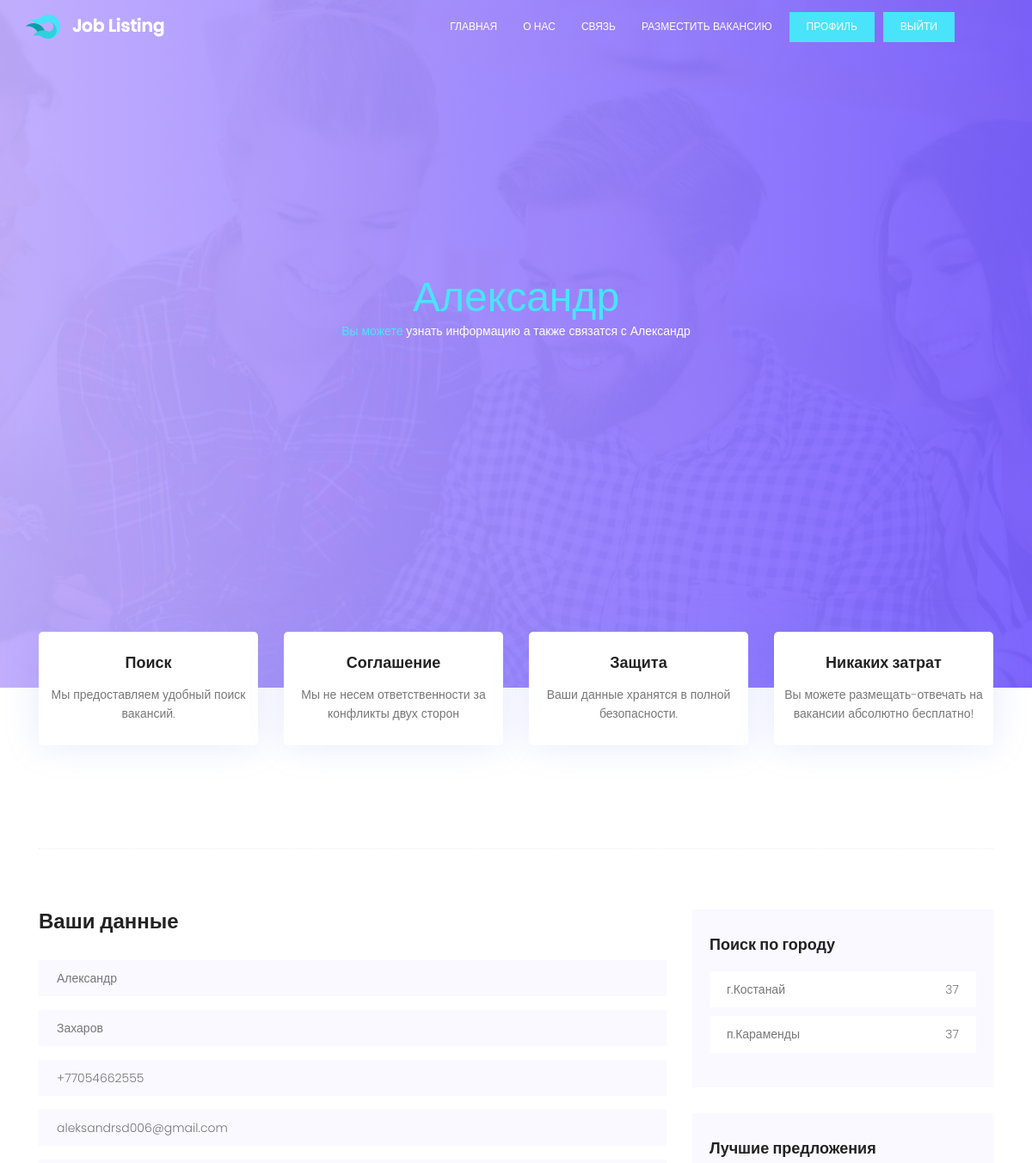
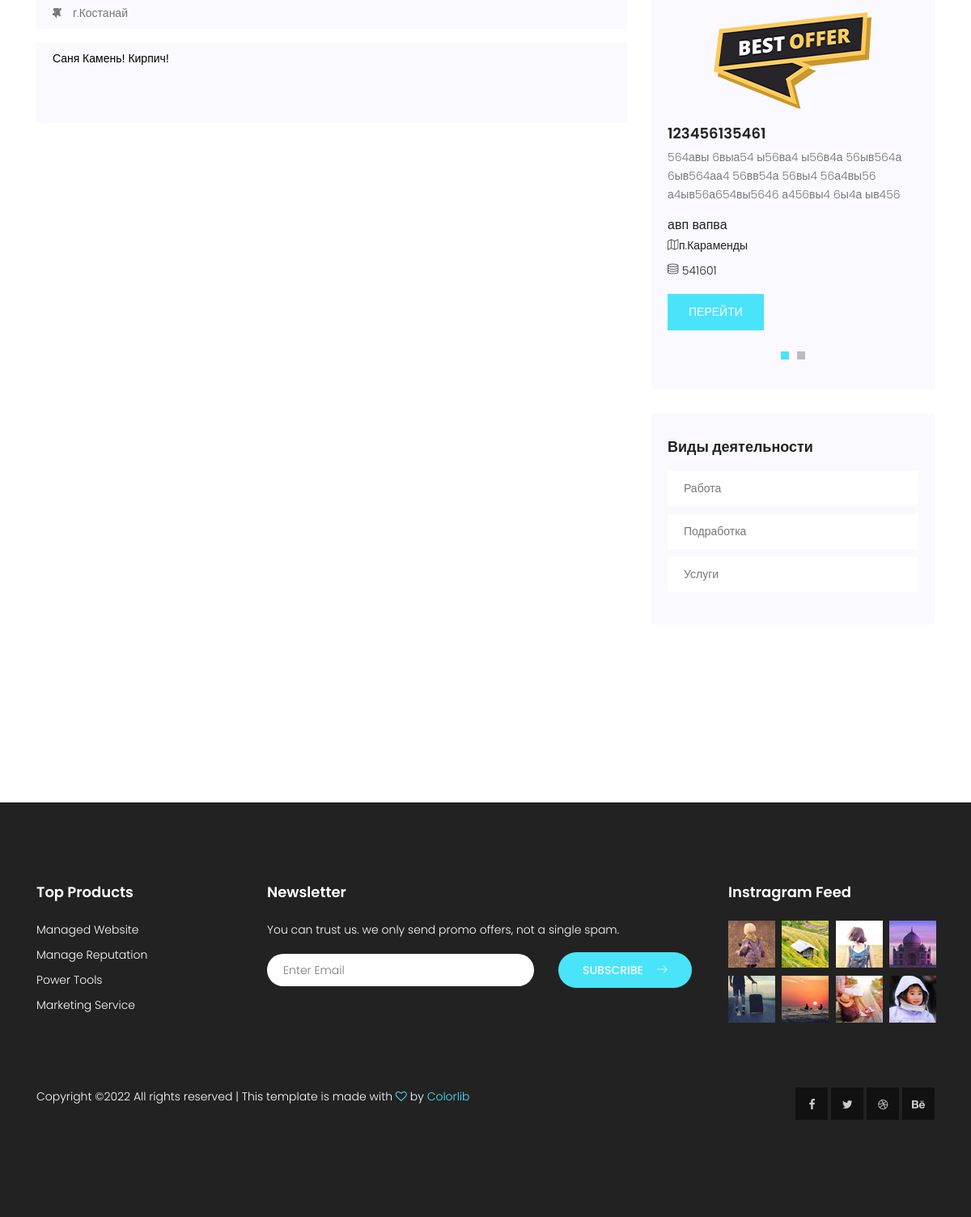
/other-profile/1 (signed in), run on the app's committed database (2 pictures, top to bottom).
### user/models.py (models this page shows, shortened)
class CustomUser(AbstractUser):
    phone_number = models.CharField(max_length=15)
    city = models.CharField(max_length=50, choices=location_choices)
    about = models.TextField(null=True)
    class Meta:
        ordering = ['last_name']

### general/models.py (models this page shows, shortened)
class Location(MPTTModel):
    name = models.CharField(max_length=100)
    slug = models.SlugField(max_length=100)
    parent = TreeForeignKey(
        'self',
        on_delete=models.CASCADE,
        related_name='children',
        null=True,
        blank=True
    )
    class MPTTMeta:
        order_insertion_by = ['name']
    def __str__(self):
        return self.name

class JobPost(models.Model):
    author = models.ForeignKey(settings.AUTH_USER_MODEL, on_delete=models.CASCADE)
    title = models.CharField(max_length=50, verbose_name='Заголовок')
    job_nature = models.CharField(max_length=300, default='', verbose_name='График')
    salary = models.PositiveIntegerField(verbose_name='Зарплата')
    premium = models.CharField(max_length=50, choices=premium_choices, default=premium_choices[1], verbose_name='Вип')
    info = models.CharField(max_length=110, verbose_name='Краткое описание', validators=[MinLengthValidator(25)])
    education = models.CharField(max_length=1000, default='', verbose_name='Образование')
    location = models.ForeignKey(
        Location,
        related_name="post",
        on_delete=models.SET_NULL,
        null=True
    )
    contact = models.CharField(max_length=200, default='', verbose_name='Контактные данные')
    requirements = models.TextField(default='', verbose_name='Требования')
    category = models.ForeignKey(
        Category,
        related_name="post",
        on_delete=models.SET_NULL,
        null=True
    )
    tags = models.ManyToManyField(Tag,
                                  related_name="post",
                                    )
    published_date = models.DateTimeField(auto_now_add=True)
    paginate_by = 10

class Category(MPTTModel):
    name = models.CharField(max_length=100)
    slug = models.SlugField(max_length=100)
    parent = TreeForeignKey(
        'self',
        on_delete=models.CASCADE,
        related_name='children',
        null=True,
        blank=True
        )
    class MPTTMeta:
        order_insertion_by = ['name']
    def __str__(self):
        return self.name

### user/views.py (the view)
# urls.py: path('other-profile/<int:pk>', OtherProfileView.as_view(), name='other-profile'),
class OtherProfileView(LoginRequiredMixin, DetailView):
    model = CustomUser
    template_name = 'registration/other_profile.html'
    context_object_name = 'user'
    login_url = '/login/'
    redirect_field_name = 'redirect_to'
    def get_context_data(self, **kwargs):
        if self.request.user.is_authenticated:
            context = super(OtherProfileView, self).get_context_data(**kwargs)
            posts = JobPost.objects.all()
            locations = Location.objects.all()
            cats = Category.objects.all()
            form_class = UserProfileForm
            context['posts'] = posts
            context['locations'] = locations
            context['cats'] = cats
            context['form'] = form_class
            return context

### user/templates/registration/other_profile.html (shortened to what this page needs)
<!DOCTYPE html>
{% load static %}
	<html lang="zxx" class="no-js">
	<head>
			<link rel="stylesheet" href="{% static 'css/linearicons.css' %}">
			<link rel="stylesheet" href="{% static 'css/font-awesome.min.css' %}">
			<link rel="stylesheet" href="{% static 'css/bootstrap.css' %}">
			<link rel="stylesheet" href="{% static 'css/magnific-popup.css' %}">
			<link rel="stylesheet" href="{% static 'css/nice-select.css' %}">
			<link rel="stylesheet" href="{% static 'css/animate.min.css' %}">
			<link rel="stylesheet" href="{% static 'css/owl.carousel.css' %}">
			<link rel="stylesheet" href="{% static 'css/main.css' %}">
		</head>
		<body>
			 <header id="header" id="home">
			    <div class="container">
			    	<div class="row align-items-center justify-content-between d-flex">
				      <div id="logo">
				        <a href="{% url 'index' %}"><img src="{% static 'img/logo.png' %}" alt="" title="" /></a>
				      </div>
				      <nav id="nav-menu-container">
				        <ul class="nav-menu">
				          <li class="menu-active"><a href="{% url 'index' %}">главная</a></li>
				          <li><a href="{% url 'about-us' %}">О нас</a></li>
				          <li><a href="{% url 'contact' %}">Связь</a></li>
						  <li><a href="{% url 'new-job-post' %}">Разместить вакансию</a></li>
							{% if not user.is_authenticated %}
								<li><a class="ticker-btn" href="{% url 'register' %}">Регистрация</a></li>
								<li><a class="ticker-btn" href="{% url 'login' %}">Войти</a></li>
							{% else %}
								<li><a class="ticker-btn" href="{% url 'profile' %}">Профиль</a></li>
								<li><a class="ticker-btn" href="{% url 'logoutfunc' %}">Выйти</a></li>
						  	{% endif %}
				        	</ul>
				      	</nav>
			    	</div>
			    </div>
			  </header>
			<section class="banner-area relative" id="home">
				<div class="overlay overlay-bg"></div>
				<div class="container">
					<div class="row fullscreen d-flex align-items-center justify-content-center">
						<div class="banner-content col-lg-12">
							<h1 class="text-white">
								<span>{{ user.first_name }}</span>
							</h1>
							<p class="text-white"> <span>Вы можете</span> узнать информацию а также связатся с {{ user.first_name }}</p>
						</div>
					</div>
				</div>
			</section>
			  <section class="features-area">
				<div class="container">
					<div class="row">
						<div class="col-lg-3 col-md-6">
							<div class="single-feature">
								<h4>Поиск</h4>
								<p>
									Мы предоставляем удобный поиск вакансий.
								</p>
							</div>
						</div>
						<div class="col-lg-3 col-md-6">
							<div class="single-feature">
								<h4>Соглашение</h4>
								<p>
									Мы не несем ответственности за конфликты двух сторон
								</p>
							</div>
						</div>
						<div class="col-lg-3 col-md-6">
							<div class="single-feature">
								<h4>Защита</h4>
								<p>
									Ваши данные хранятся в полной безопасности.
								</p>
							</div>
						</div>
						<div class="col-lg-3 col-md-6">
							<div class="single-feature">
								<h4>Никаких затрат</h4>
								<p>
									Вы можете размещать-отвечать на вакансии абсолютно бесплатно!
								</p>
							</div>
						</div>
					</div>
				</div>
			</section>
			<section class="post-area section-gap">
				<div class="container">
					<div class="section-top-border">
						<div class="row">
							<div class="col-lg-8 col-md-8">
								<h3 class="mb-30">Ваши данные</h3>
								<form action="" method="post">
									<div class="mt-10">
										<p class="single-input-primary">{{ user.first_name }}</p>
									</div>
									<div class="mt-10">
										<p class="single-input-primary">{{ user.last_name }}</p>
									</div>
									<div class="mt-10">
										<p class="single-input-primary">{{ user.phone_number }}</p>
									</div>
									<div class="mt-10">
										<p class="single-input-primary">{{ user.email }}</p>
									</div>
									<div class="input-group-icon mt-10">
										<div class="icon"><i class="fa fa-thumb-tack" aria-hidden="true"></i></div>
									</div>
									<div class="input-group-icon mt-10">
										<div class="icon"><i class="fa fa-plane" aria-hidden="true"></i></div>
										<p class="single-input">{{ user.city }}</p>
										</div>
									<div class="mt-10">
										<textarea class="single-textarea" placeholder="О себе" onfocus="this.placeholder = 'О себе'" onblur="this.placeholder = 'О себе'" readonly>{{ user.about }}</textarea>
									</div>
								</form>
							</div>
						<div class="col-lg-4 sidebar">
							<div class="single-slidebar">
								<h4>Поиск по городу</h4>
								<ul class="cat-list">
									{% for location in locations %}
										<li><a class="justify-content-between d-flex" href="{% url 'location' slug=location.slug %}"><p>{{ location }}</p><span>37</span></a></li>
									{% endfor %}
								</ul>
							</div>
							<div class="single-slidebar">
								<h4>Лучшие предложения</h4>
								<div class="active-relatedjob-carusel">
									{% for post in posts %}
									<div class="single-rated">
										<img width="300px" height="120px" class="img-fluid" src="{% static 'img/best.png' %}" alt="">
										<a href="{% url 'single' pk=post.pk %}"><h4>{{ post.title }}</h4></a>
										<p>
											 {{ post.info }}
										</p>
										<h5>{{ post.job_nature }}</h5>
										<p class="address"><span class="lnr lnr-map"></span>{{ post.location }}</p>
										<p class="address"><span class="lnr lnr-database"></span> {{ post.salary }} </p>
										<a href="{% url 'single' pk=post.pk %}" class="btns text-uppercase">Перейти</a>
									</div>
									{% endfor %}
								</div>
							</div>
							<div class="single-slidebar">
								<h4>Виды деятельности</h4>
								<ul class="cat-list">
									{% for cat in cats %}
										<li><a class="justify-content-between d-flex" href="{% url 'category' slug=cat.slug %}"><p>{{ cat }}</p></a></li>
									{% endfor %}
								</ul>
							</div>
							</div>
						</div>
					</div>
				</div>
			</section>
			<footer class="footer-area section-gap">
				<div class="container">
					<div class="row">
						<div class="col-lg-3  col-md-12">
							<div class="single-footer-widget">
								<h6>Top Products</h6>
								<ul class="footer-nav">
									<li><a href="#">Managed Website</a></li>
									<li><a href="#">Manage Reputation</a></li>
									<li><a href="#">Power Tools</a></li>
									<li><a href="#">Marketing Service</a></li>
								</ul>
							</div>
						</div>
						<div class="col-lg-6  col-md-12">
							<div class="single-footer-widget newsletter">
								<h6>Newsletter</h6>
								<p>You can trust us. we only send promo offers, not a single spam.</p>
								<div id="mc_embed_signup">
									<form target="_blank" novalidate="true" action="https://spondonit.us12.list-manage.com/subscribe/post?u=1462626880ade1ac87bd9c93a&amp;id=92a4423d01" method="get" class="form-inline">
										<div class="form-group row" style="width: 100%">
											<div class="col-lg-8 col-md-12">
												<input name="EMAIL" placeholder="Enter Email" onfocus="this.placeholder = ''" onblur="this.placeholder = 'Enter Email '" required="" type="email">
											</div>
											<div class="col-lg-4 col-md-12">
												<button class="nw-btn primary-btn">Subscribe<span class="lnr lnr-arrow-right"></span></button>
											</div>
										</div>
									</form>
								</div>
							</div>
						</div>
						<div class="col-lg-3  col-md-12">
							<div class="single-footer-widget mail-chimp">
								<h6 class="mb-20">Instragram Feed</h6>
								<ul class="instafeed d-flex flex-wrap">
									<li><img src="{% static 'img/i1.jpg' %}" alt=""></li>
									<li><img src="{% static 'img/i2.jpg' %}" alt=""></li>
									<li><img src="{% static 'img/i3.jpg' %}" alt=""></li>
									<li><img src="{% static 'img/i4.jpg' %}" alt=""></li>
									<li><img src="{% static 'img/i5.jpg' %}" alt=""></li>
									<li><img src="{% static 'img/i6.jpg' %}" alt=""></li>
									<li><img src="{% static 'img/i7.jpg' %}" alt=""></li>
									<li><img src="{% static 'img/i8.jpg' %}" alt=""></li>
								</ul>
							</div>
						</div>
					</div>
					<div class="row footer-bottom d-flex justify-content-between">
						<p class="col-lg-8 col-sm-12 footer-text m-0 text-white">
Copyright &copy;<script>document.write(new Date().getFullYear());</script> All rights reserved | This template is made with <i class="fa fa-heart-o" aria-hidden="true"></i> by <a href="https://colorlib.com" target="_blank">Colorlib</a>
						</p>
						<div class="col-lg-4 col-sm-12 footer-social">
							<a href="#"><i class="fa fa-facebook"></i></a>
							<a href="#"><i class="fa fa-twitter"></i></a>
							<a href="#"><i class="fa fa-dribbble"></i></a>
							<a href="#"><i class="fa fa-behance"></i></a>
						</div>
					</div>
				</div>
			</footer>
		</body>
	</html>

### data on the page
CustomUser: first_name "Александр", last_name "Захаров", phone_number "+77054662555", email "aleksandrsd006@gmail.com", city "г.Костанай", about "Саня Камень! Кирпич!"
Location: name "г.Костанай"
Location: name "п.Караменды"
JobPost: title "123456135461", info "564авы 6выа54 ы56ва4 ы56в4а 56ыв564а 6ыв564аа4 56вв54а 56вы4 56а4вы56 а4ыв56а654вы5646 а456вы4 6ы4а ыв456", job_nature "авп вапва", location "п.Караменды", salary "541601"
Category: name "Работа"
Category: name "Подработка"
Category: name "Услуги"
